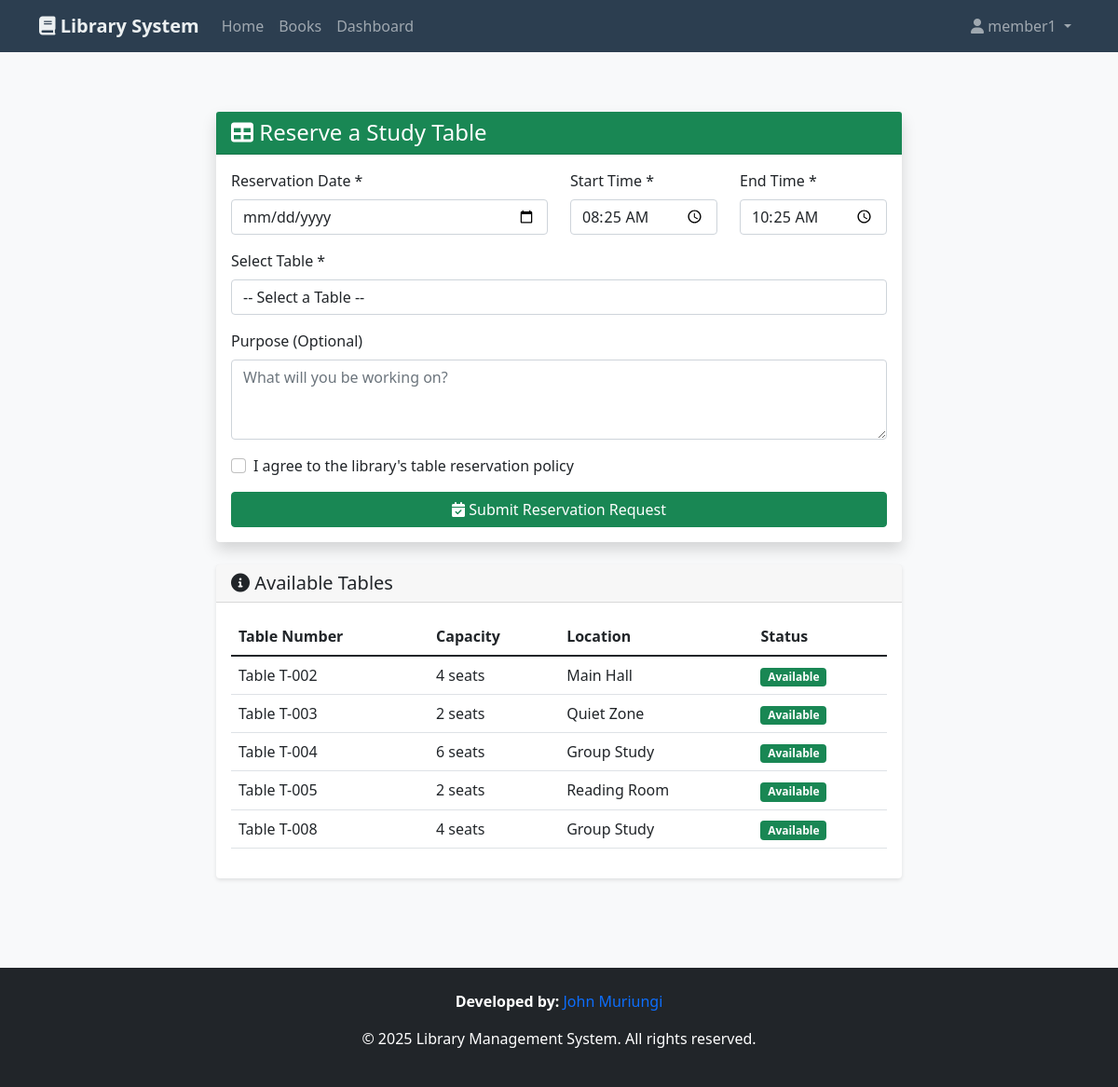
The app's page /reserve/ (signed in), older data.
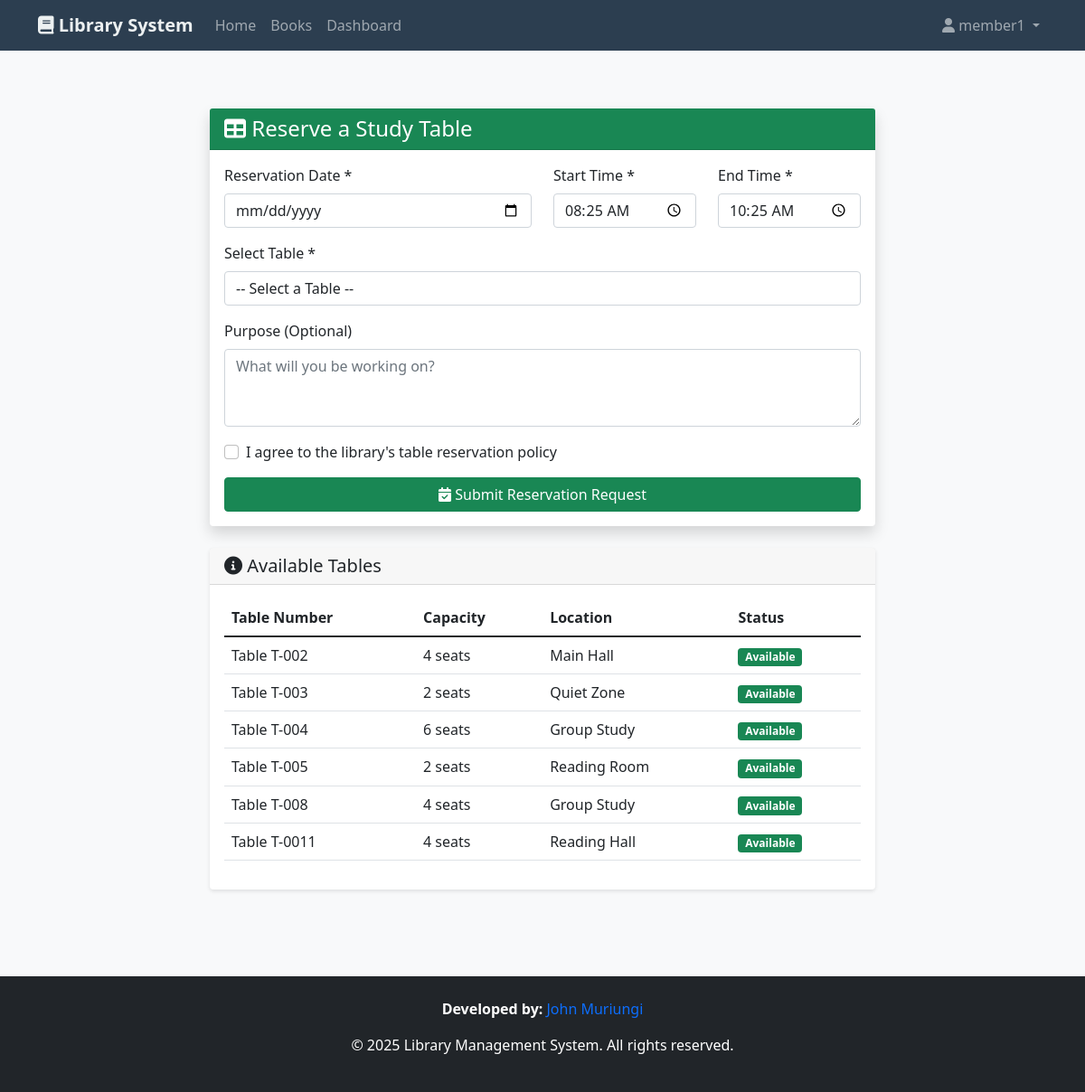
The same page, newer data.
### library/models.py (models this page shows, shortened)
class Table(models.Model):
    TABLE_STATUS = [
        ('Available', 'Available'),
        ('Occupied', 'Occupied'),
        ('Reserved', 'Reserved'),
        ('Maintenance', 'Maintenance'),
    ]
    table_number = models.CharField(max_length=10, unique=True)
    capacity = models.IntegerField(default=4)
    location = models.CharField(max_length=100)
    status = models.CharField(
        max_length=20, choices=TABLE_STATUS, default='Available')
    description = models.TextField(blank=True)
    created_at = models.DateTimeField(
        auto_now_add=True)  # Make sure this exists
    updated_at = models.DateTimeField(
        auto_now=True)      # Make sure this exists

### library/views.py (the view, shortened to what this page needs)
# urls.py: path('reserve/', views.reserve_table, name='reserve_table'),
@login_required
def reserve_table(request):
    tables = Table.objects.filter(status='Available')
    context = {'tables': tables}
    return render(request, 'reserve_table.html', context)

### library/templates/reserve_table.html (shortened to what the changed rows need)
{% extends 'base.html' %}
{% block content %}
<div class="container py-5">
    <div class="row justify-content-center">
        <div class="col-md-8">
            <div class="card mt-4">
                <div class="card-body">
                    {% if tables %}
                    <div class="table-responsive">
                        <table class="table table-hover">
                            <thead>
                                <tr>
                                    <th>Table Number</th>
                                    <th>Capacity</th>
                                    <th>Location</th>
                                    <th>Status</th>
                                </tr>
                            </thead>
                            <tbody>
                                {% for table in tables %}
                                <tr>
                                    <td>Table {{ table.table_number }}</td>
                                    <td>{{ table.capacity }} seats</td>
                                    <td>{{ table.location }}</td>
                                    <td>
                                        <span class="badge bg-success">Available</span>
                                    </td>
                                </tr>
                                {% endfor %}
                            </tbody>
                        </table>
                    </div>
                    {% else %}
                    <div class="text-center py-3">
                        <i class="fas fa-table fa-3x text-muted mb-3"></i>
                        <p class="text-muted">No tables are currently available for reservation.</p>
                    </div>
                    {% endif %}
                </div>
            </div>
        </div>
    </div>
</div>
{% endblock %}

Row changes from the older to the newer data that the page shows:
added Table: table_number "T-0011", capacity "4", location "Reading Hall"
